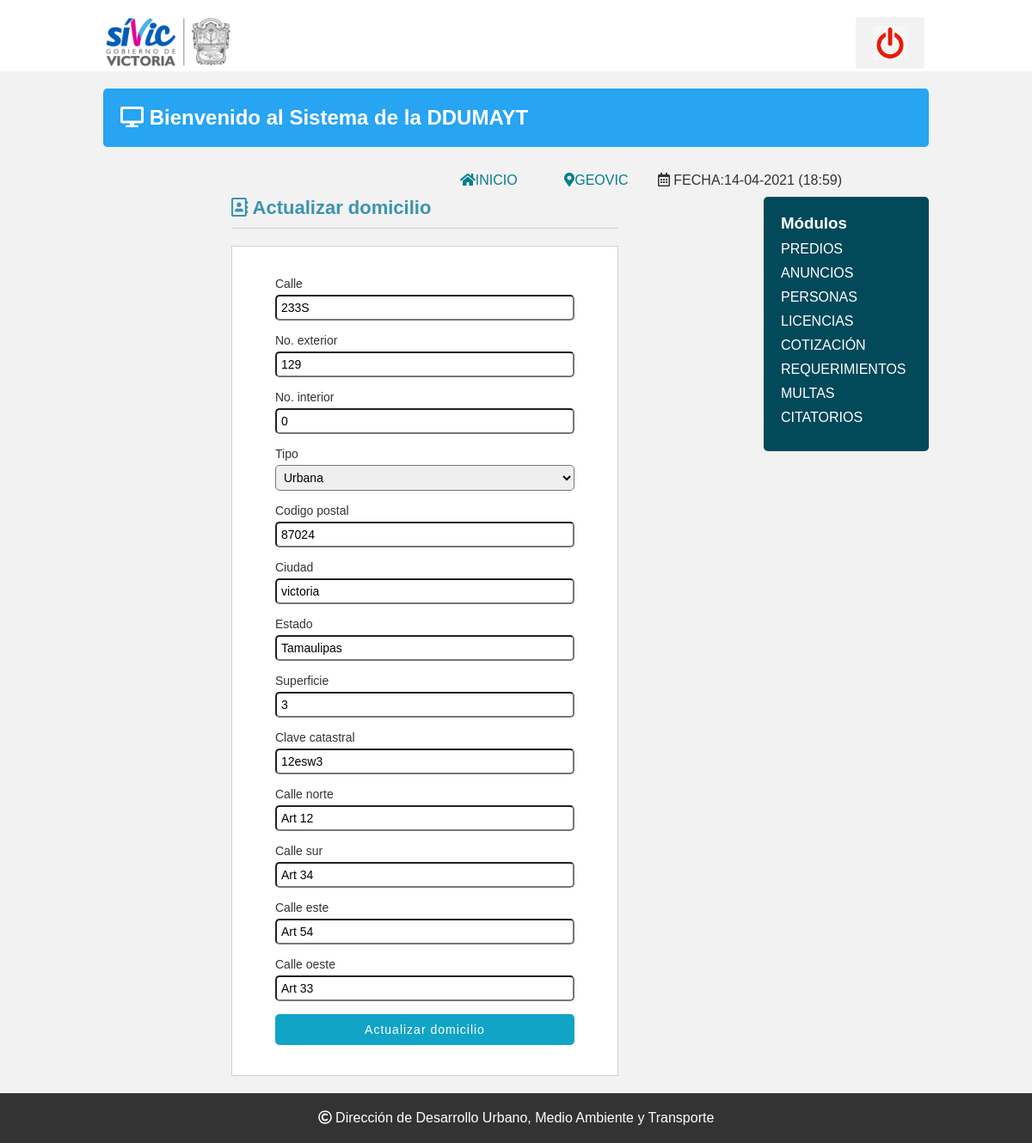
/Sistema/editar_domicilio.php?id=1, run on the app's committed database.
### tables this page shows
CREATE TABLE `domicilios_personas` (
  `id_domicilio` int(11) NOT NULL,
  `calle1` varchar(90) NOT NULL,
  `numero_exterior` varchar(10) NOT NULL,
  `numero_interior` varchar(10) NOT NULL,
  `tipo` varchar(30) NOT NULL,
  `codigo_postal` varchar(20) NOT NULL,
  `ciudad` varchar(80) NOT NULL,
  `estado` varchar(80) NOT NULL,
  `predio_superficie` double NOT NULL,
  `clave_catastral` varchar(50) NOT NULL,
  `calle_norte` varchar(90) NOT NULL,
  `calle_sur` varchar(90) NOT NULL,
  `calle_este` varchar(90) NOT NULL,
  `calle_oeste` varchar(90) NOT NULL
);

### Sistema/editar_domicilio.php (the view, shortened to what this page needs)
<?php
	include "conexion.php";
		$id_domicilio= $_GET['id'];
		$query= mysqli_query($conection,"SELECT id_domicilio, calle1, numero_exterior, numero_interior, tipo, codigo_postal, ciudad, estado, predio_superficie, clave_catastral, calle_norte, calle_sur, calle_este, calle_oeste from domicilios_personas
													 WHERE id_domicilio=$id_domicilio");
		$result_sql=mysqli_num_rows($query);
		if($result_sql==0){
			header('location:lista_domicilio.php');
		}else{
			while($data=mysqli_fetch_array($query)){
				$calle1= $data['calle1'];
				$numero_exterior= $data['numero_exterior'];
				$numero_interior= $data['numero_interior'];
				$tipo= $data['tipo'];
				$codigo_postal= $data['codigo_postal'];
				$ciudad= $data['ciudad'];
				$estado= $data['estado'];
				$predio_superficie= $data['predio_superficie'];
				$clave_catastral= $data['clave_catastral'];
				$calle_norte= $data['calle_norte'];
				$calle_sur= $data['calle_sur'];
				$calle_este= $data['calle_este'];
				$calle_oeste= $data['calle_oeste'];
			}
		}
?>
<!DOCTYPE html>
<html lang="en">
<head>
	<?php include "includes/scripts.php"; ?>
</head>
<body>
<?php include "includes/header.php"; ?>
	<section class="main">
<?php include "includes/wrapp.php"; ?>
	<div class="articulo">
	<div class="form_register">
    <h1><i class="far fa-address-book"></i> Actualizar domicilio</h1>
    <hr>
    <form action="" method="post">
    	<label for="calle1">Calle </label>
        <input type="text" name="calle1" id="calle1" placeholder="Calle" value="<?php echo $calle1; ?>">
        <label for="numero_exterior">No. exterior</label>
        <input type="text" name="numero_exterior" id="numero_exterior" placeholder="No. exterior" value="<?php echo $numero_exterior; ?>">
        <label for="numero_interior">No. interior</label>
        <input type="text" name="numero_interior" id="numero_interior" placeholder="No. interior" value="<?php echo $numero_interior; ?>">
        <label for="tipo">Tipo</label>
        <select type="text" name="tipo" id="tipo" placeholder="Tipo" value="<?php echo $tipo; ?>"> >
		    <option>Urbana</option>
		</select>
        <label for="codigo_postal">Codigo postal</label>
        <input type="text" name="codigo_postal" id="codigo_postal" placeholder="Codigo postal" value="<?php echo $codigo_postal; ?>">
        <label for="ciudad">Ciudad</label>
        <input type="text" name="ciudad" id="ciudad" placeholder="Ciudad" value="<?php echo $ciudad; ?>">
        <label for="estado">Estado</label>
        <input type="text" name="estado" id="estado" placeholder="Estado" value="<?php echo $estado; ?>">
        <label for="predio_superficie">Superficie</label>
        <input type="number" step="0.001" name="predio_superficie" id="predio_superficie" placeholder="Predio superficie" value="<?php echo $predio_superficie; ?>">
        <label for="clave_catastral">Clave catastral</label>
        <input type="text" name="clave_catastral" id="clave_catastral" placeholder="Clave catastral" value="<?php echo $clave_catastral; ?>">
        <label for="calle_norte">Calle norte</label>
        <input type="text" name="calle_norte" id="calle_norte" placeholder="Calle norte" value="<?php echo $calle_norte; ?>">
        <label for="calle_sur">Calle sur</label>
        <input type="text" name="calle_sur" id="calle_sur" placeholder="Calle sur" value="<?php echo $calle_sur; ?>">
        <label for="calle_este">Calle este</label>
        <input type="text" name="calle_este" id="calle_este" placeholder="Calle este" value="<?php echo $calle_este; ?>">
        <label for="calle_oeste">Calle oeste</label>
        <input type="text" name="calle_oeste" id="calle_oeste" placeholder="Calle oeste" value="<?php echo $calle_oeste; ?>">
        <input type="submit" value="Actualizar domicilio" class="btn_save">
    </form>
    </div>
			</div>
            	<?php include "includes/aside.php"; ?>
            </div>
	</section>
		<?php include "includes/footer.php"; ?>
</body>
</html>

### Sistema/css/estilos.css (style rules this page uses)
* { -webkit-box-sizing: border-box; -moz-box-sizing: border-box; box-sizing: border-box; margin:0px; padding:0px; }
body { background:#f2f2f2; color:#333; font-family:Arial, helvetica, sans-serif; }
.articulo { float: left; width: 80%; padding:0px 20px 20px 0px; }
.form_register { width:450px; margin:auto; }
.form_register h1 { color: #3c93b0; }
hr { border:0; background:#CCC; height:1px; margin:10px 0; display:block; }
form { background:#FFF; margin:auto; padding:20px 50px; border:1px solid #d1d1d1; }
label { display:block; font-size:14px; margin:15px auto 5px auto; }
input,select { display:block; width:100%; font-size:14px; padding:5px; border:1px solid:#85929e; border-radius:5px; }
.btn_save { font-size:14px; background:#12a4c6; padding:10px; color:#FFF; letter-spacing:1px; border:0; cursor:pointer; margin:15px auto; }
.articulo h1 { font-size:22px; display:inline-block; }
.articulo h1 { text-align:center; }

### data on the page
domicilios_personas: calle1 "233S", numero_exterior "129", numero_interior "0", tipo "Urbana", codigo_postal "87024", ciudad "victoria", estado "Tamaulipas", predio_superficie "3", clave_catastral "12esw3", calle_norte "Art 12", calle_sur "Art 34", calle_este "Art 54", calle_oeste "Art 33"

### other printed values
$date "14-04-2021 (18:59)"
